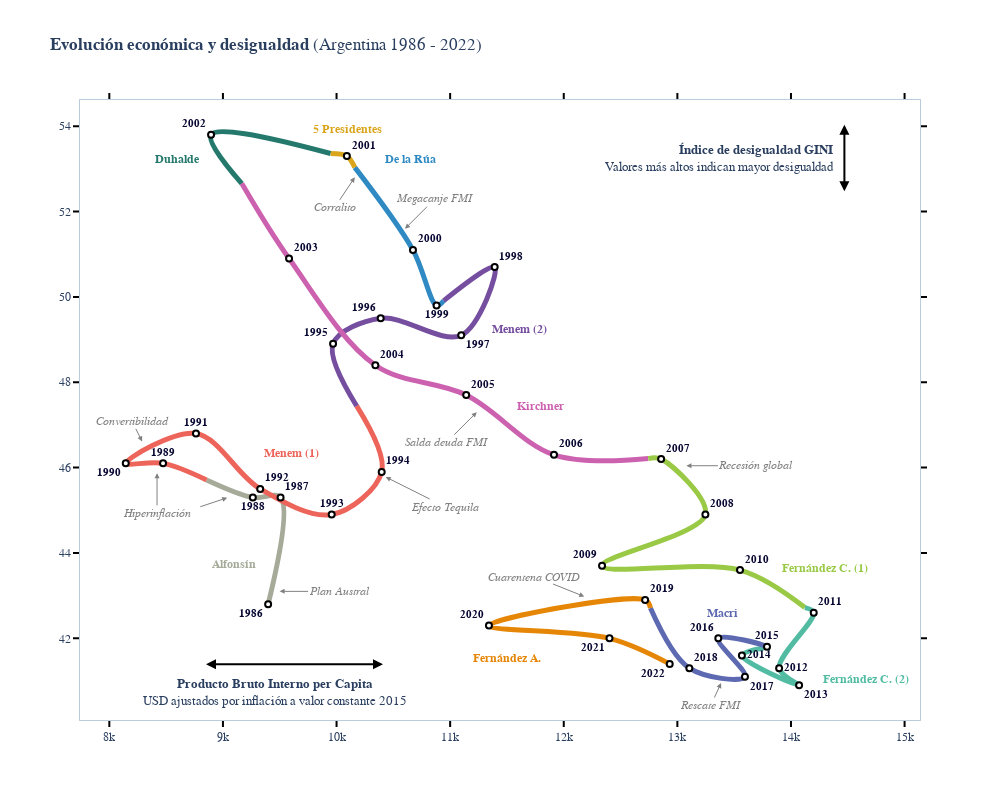

Here is the notebook cell this chart was saved with:
### Code cell
all = df

hoverinfo = ['text']
line_shape = 'spline'
line_shape_presis = 'linear'
mode = 'markers+text'
mode_presis = 'lines'
marker=dict(
    color='white',
    size=6,
    line=dict(
        color='black',
        width=2
    )
)

# Acomodo marcadores de años
years = arg.copy()
years["textposition"] = "top left"
years.loc[years.year.isin([1989, 1991, 1993, 2015]), "textposition"] = "top center"
years.loc[years.year.isin([1988, 1999]), "textposition"] = "bottom center"
years.loc[years.year.isin([1987, 1992, 1994, 1998, 2000, 2001, 2003, 2004, 2005, 2006, 2007, 2008, 2010, 2011, 2018, 2019]), "textposition"] = "top right"
years.loc[years.year.isin([1986, 1990, 2021, 2022]), "textposition"] = "bottom left"
years.loc[years.year.isin([2012, 2014]), "textposition"] = "middle right"
years.loc[years.year.isin([1997, 2013, 2017]), "textposition"] = "bottom right"
textpositions = years["textposition"].values
years = years["year"].values


showlegend=False

fig = go.Figure()

import plotly.express as px
colors = px.colors.qualitative.Vivid.copy()

presi_tail = pd.DataFrame()
for presi_key in presidentials2['president'].unique():
    presi_row = presidentials2[presidentials2.president == presi_key]
    presi_df = all.loc[(all['president'] == presi_key)].copy()

    # Agrego el último valor de una presidencia en la otra para segmentar correctamente por color
    if not presi_tail.empty:
        presi_df = pd.concat([presi_tail, presi_df])
        # presi_df = presi_tail.append(presi_df)

    presi_tail = presi_df.tail(1)

    presi_color = colors.pop()

    fig.add_trace(go.Scatter(
        x = presi_df.gdp,
        y = presi_df.gini,
        hoverinfo = hoverinfo,
        line_shape = line_shape,
        line=dict(color = presi_color, width = 5),
        mode = mode_presis,
        showlegend = showlegend
    ))

    fig.add_annotation(x=presi_row["annotation_x"].values[0], y=presi_row["annotation_y"].values[0],
        text = ("<b>%s</b>" % presi_key),
        font=dict(
            family="Helvetica, Verdana",
            size=12,
            color=presi_color
            ),
        showarrow=False,
        xref="x", yref="y",
        yshift=10)

# Con puntos
fig.add_trace(go.Scatter(
    x = arg.gdp,
    y = arg.gini,
    text = years,
    texttemplate = "<b>%{text}</b>",
    hoverinfo = hoverinfo,
    hovertemplate = "Finales de año: <b>%{text}</b><br>PBI PPP: <b>$%{x:.0f}</b><br>Gini: <b>%{y:.2f}</b><br>",
    line_shape = line_shape,
    mode = mode,
    marker = marker,
    textposition = textpositions,
    showlegend = showlegend
))

fig.update_traces(textfont = {'family': "Helvetica, Verdana", 'size': 11, 'color': "#090933"})

fig.update_layout(
    height=800,
    width=1000,
    title_text= '<b>Evolución económica y desigualdad</b> (Argentina %s - %s)' % (int(all.year.min()), int(all.year.max())),
    font=dict(
        family="Helvetica, Verdana",
        # size=18,
    ),
    paper_bgcolor='#ffffff',
    plot_bgcolor='#ffffff',
    hoverdistance=100, # Distance to show hover label of data point
    spikedistance=1000, # Distance to show spike
    xaxis=dict(
        # title= "<b>Producto Bruto Interno per Capita",
        linecolor="#BCCCDC",  # Sets color of X-axis line
        showgrid=False,  # Removes X-axis grid lines,
        showspikes=True, # Show spike line for X-axis
        # Format spike
        spikethickness=1,
        spikedash="dot",
        spikecolor="#999999",
        spikemode="across",
        mirror=True,          # Refleja las líneas en el eje opuesto
    ),
    yaxis=dict(
        # title= "<b>Índice de desigualdad GINI</b>",
        linecolor="#BCCCDC",  # Sets color of Y-axis line
        showgrid=False,  # Removes Y-axis grid lines 
        showspikes=True, # Show spike line for X-axis
        # Format spike
        spikethickness=1,
        spikedash="dot",
        spikecolor="#999999",
        spikemode="across",  
        mirror=True,          # Refleja las líneas en el eje opuesto
    ),
    legend=dict(
        # Adjust click behavior
        itemclick="toggleothers",
        itemdoubleclick="toggle",
    )
)

# Ticks en ambos lados
fig.update_layout(
    xaxis=dict(
        ticks='outside',  # Muestra las marcas hacia fuera del gráfico
        ticklen=6,        # Longitud de las marcas
        tickwidth=2,      # Ancho de las marcas
        tickcolor='black', # Color de las marcas
        mirror='ticks',   # Refleja las marcas en el eje opuesto
        # ... otras configuraciones para xaxis ...
    ),
    yaxis=dict(
        ticks='outside',  # Muestra las marcas hacia fuera del gráfico
        ticklen=6,        # Longitud de las marcas
        tickwidth=2,      # Ancho de las marcas
        tickcolor='black', # Color de las marcas
        mirror='ticks',   # Refleja las marcas en el eje opuesto
        # ... otras configuraciones para yaxis ...
    ),
    # ... otras configuraciones para fig.update_layout ...
)

# Eje vertical (Título)
# #####################
fig.add_annotation(
    xref="paper",
    yref="paper",
    x=0.9,
    y=0.935,
    align="right",
    text="<b>Índice de desigualdad GINI</b><br>Valores más altos indican mayor desigualdad",
    showarrow=False,
    font=dict(
        family="Helvetica, Verdana",
        size=13
    )
)

# Flecha vertical
fig.add_annotation(
    x=0.91,
    y=0.96,
    xref="paper",
    yref="paper",
    showarrow=True,
    arrowside="end+start",
    align="center",
    arrowhead=2,
    arrowsize=1,
    arrowwidth=2,
    arrowcolor="black",
    ax=0,
    ay=74,
    opacity=1
)

# Eje horizontal (Título)
# #######################
fig.add_annotation(
    xref="paper",
    yref="paper",
    x=0.073,
    y=0.016,
    align="center",
    text="<b>Producto Bruto Interno per Capita</b><br>USD ajustados por inflación a valor constante 2015",
    showarrow=False,
    font=dict(
        family="Helvetica, Verdana",
        size=13
    )
)

# Flecha horizontal
fig.add_annotation(
    x=0.15,
    y=0.09,
    xref="paper",
    yref="paper",
    showarrow=True,
    arrowside="end+start",
    align="center",
    arrowhead=2,
    arrowsize=1,
    arrowwidth=2,
    arrowcolor="black",
    ax=180,
    ay=0,
    opacity=1
)


# Eventos del país y mundiales

for idx, event in events.iterrows():
    # print(event)
    str_to = event.date
    floor_to = get_year_from_datestr(str_to) - 1
    percent_to = get_date_year_percentage(str_to)

    row_val = df.loc[df["year"] == floor_to].copy()
    row_val_next_year = df.loc[df["year"] == (floor_to+1)].copy()

    # print(row_val.year.values[0], row_val.gdp.values[0], row_val.gini.values[0])

    # print(event.date, row_val.gdp.values[0] + (row_val_next_year.gdp.values[0] - row_val.gdp.values[0]) * percent_to, row_val.gini.values[0] + (row_val_next_year.gini.values[0] - row_val.gini.values[0]) * percent_to)

    # events.iloc[idx]scope = "uto"

    fig.add_annotation(
        x = row_val.gdp.values[0] + (row_val_next_year.gdp.values[0] - row_val.gdp.values[0]) * percent_to ,
        y = row_val.gini.values[0] + (row_val_next_year.gini.values[0] - row_val.gini.values[0]) * percent_to,
        text = ('<i>%s</i>' %event.event_name),
        font=dict(
            family="Helvetica, Verdana",
            size=12,
            color= "grey"
            ),
        showarrow=True,
        # arrowside="end",
        align="center",
        arrowhead=2,
        arrowsize=1,
        arrowwidth=1,
        arrowcolor="grey",
        ax = event.ax,
        ay = event.ay,
        xref="x", 
        yref="y",
        xshift=event.xshift,
        yshift=event.yshift
        )


fig.show(config={"displayModeBar": False, "showTips": False}) # Remove floating menu and unnecesary dialog box

### Figure 1 — Plotly figure (JSON) as saved in the notebook; plotly's stock layout.template omitted (floating-point values rounded to 4 significant figures)
{"data": [{"hoverinfo": ["text"], "line": {"color": "rgb(165, 170, 153)", "shape": "spline", "width": 5}, "mode": "lines", "showlegend": false, "textfont": {"color": "#090933", "family": "Helvetica, Verdana", "size": 11}, "type": "scatter", "x": [9398.0, 9507.0, 9263.0, 8856.0], "y": [42.8, 45.3, 45.3, 45.71]}, {"hoverinfo": ["text"], "line": {"color": "rgb(237, 100, 90)", "shape": "spline", "width": 5}, "mode": "lines", "showlegend": false, "textfont": {"color": "#090933", "family": "Helvetica, Verdana", "size": 11}, "type": "scatter", "x": [8856.0, 8473.0, 8144.0, 8763.0, 9328.0, 9957.0, 10400.0, 10180.0], "y": [45.71, 46.1, 46.1, 46.8, 45.5, 44.9, 45.9, 47.45]}, {"hoverinfo": ["text"], "line": {"color": "rgb(118, 78, 159)", "shape": "spline", "width": 5}, "mode": "lines", "showlegend": false, "textfont": {"color": "#090933", "family": "Helvetica, Verdana", "size": 11}, "type": "scatter", "x": [10180.0, 9969.0, 10390.0, 11100.0, 11390.0, 10940.0], "y": [47.45, 48.9, 49.5, 49.1, 50.7, 49.91]}, {"hoverinfo": ["text"], "line": {"color": "rgb(47, 138, 196)", "shape": "spline", "width": 5}, "mode": "lines", "showlegend": false, "textfont": {"color": "#090933", "family": "Helvetica, Verdana", "size": 11}, "type": "scatter", "x": [10940.0, 10880.0, 10670.0, 10160.0], "y": [49.91, 49.8, 51.1, 53.04]}, {"hoverinfo": ["text"], "line": {"color": "rgb(218, 165, 27)", "shape": "spline", "width": 5}, "mode": "lines", "showlegend": false, "textfont": {"color": "#090933", "family": "Helvetica, Verdana", "size": 11}, "type": "scatter", "x": [10160.0, 10090.0, 9947.0], "y": [53.04, 53.3, 53.36]}, {"hoverinfo": ["text"], "line": {"color": "rgb(36, 121, 108)", "shape": "spline", "width": 5}, "mode": "lines", "showlegend": false, "textfont": {"color": "#090933", "family": "Helvetica, Verdana", "size": 11}, "type": "scatter", "x": [9947.0, 8895.0, 9166.0], "y": [53.36, 53.8, 52.66]}, {"hoverinfo": ["text"], "line": {"color": "rgb(204, 97, 176)", "shape": "spline", "width": 5}, "mode": "lines", "showlegend": false, "textfont": {"color": "#090933", "family": "Helvetica, Verdana", "size": 11}, "type": "scatter", "x": [9166.0, 9582.0, 10340.0, 11140.0, 11910.0, 12740.0], "y": [52.66, 50.9, 48.4, 47.7, 46.3, 46.21]}, {"hoverinfo": ["text"], "line": {"color": "rgb(153, 201, 69)", "shape": "spline", "width": 5}, "mode": "lines", "showlegend": false, "textfont": {"color": "#090933", "family": "Helvetica, Verdana", "size": 11}, "type": "scatter", "x": [12740.0, 12860.0, 13250.0, 12340.0, 13550.0, 14120.0], "y": [46.21, 46.2, 44.9, 43.7, 43.6, 42.72]}, {"hoverinfo": ["text"], "line": {"color": "rgb(82, 188, 163)", "shape": "spline", "width": 5}, "mode": "lines", "showlegend": false, "textfont": {"color": "#090933", "family": "Helvetica, Verdana", "size": 11}, "type": "scatter", "x": [14120.0, 14200.0, 13900.0, 14070.0, 13570.0, 13760.0], "y": [42.72, 42.6, 41.3, 40.9, 41.6, 41.78]}, {"hoverinfo": ["text"], "line": {"color": "rgb(93, 105, 177)", "shape": "spline", "width": 5}, "mode": "lines", "showlegend": false, "textfont": {"color": "#090933", "family": "Helvetica, Verdana", "size": 11}, "type": "scatter", "x": [13760.0, 13790.0, 13360.0, 13600.0, 13110.0, 12760.0], "y": [41.78, 41.8, 42, 41.1, 41.3, 42.71]}, {"hoverinfo": ["text"], "line": {"color": "rgb(229, 134, 6)", "shape": "spline", "width": 5}, "mode": "lines", "showlegend": false, "textfont": {"color": "#090933", "family": "Helvetica, Verdana", "size": 11}, "type": "scatter", "x": [12760.0, 12720.0, 11340.0, 12400.0, 12930.0], "y": [42.71, 42.9, 42.3, 42, 41.4]}, {"hoverinfo": ["text"], "hovertemplate": "Finales de año: <b>%{text}</b><br>PBI PPP: <b>$%{x:.0f}</b><br>Gini: <b>%{y:.2f}</b><br>", "line": {"shape": "spline"}, "marker": {"color": "white", "line": {"color": "black", "width": 2}, "size": 6}, "mode": "markers+text", "showlegend": false, "text": [1986, 1987, 1988, 1989, 1990, 1991, 1992, 1993, 1994, 1995, 1996, 1997, 1998, 1999, 2000, 2001, 2002, 2003, 2004, 2005, 2006, 2007, 2008, 2009, 2010, 2011, 2012, 2013, 2014, 2015, 2016, 2017, 2018, 2019, 2020, 2021, 2022], "textfont": {"color": "#090933", "family": "Helvetica, Verdana", "size": 11}, "textposition": ["bottom left", "top right", "bottom center", "top center", "bottom left", "top center", "top right", "top center", "top right", "top left", "top left", "bottom right", "top right", "bottom center", "top right", "top right", "top left", "top right", "top right", "top right", "top right", "top right", "top right", "top left", "top right", "top right", "middle right", "bottom right", "middle right", "top center", "top left", "bottom right", "top right", "top right", "top left", "bottom left", "bottom left"], "texttemplate": "<b>%{text}</b>", "type": "scatter", "x": [9398.0, 9507.0, 9263.0, 8473.0, 8144.0, 8763.0, 9328.0, 9957.0, 10400.0, 9969.0, 10390.0, 11100.0, 11390.0, 10880.0, 10670.0, 10090.0, 8895.0, 9582.0, 10340.0, 11140.0, 11910.0, 12860.0, 13250.0, 12340.0, 13550.0, 14200.0, 13900.0, 14070.0, 13570.0, 13790.0, 13360.0, 13600.0, 13110.0, 12720.0, 11340.0, 12400.0, 12930.0], "y": [42.8, 45.3, 45.3, 46.1, 46.1, 46.8, 45.5, 44.9, 45.9, 48.9, 49.5, 49.1, 50.7, 49.8, 51.1, 53.3, 53.8, 50.9, 48.4, 47.7, 46.3, 46.2, 44.9, 43.7, 43.6, 42.6, 41.3, 40.9, 41.6, 41.8, 42, 41.1, 41.3, 42.9, 42.3, 42, 41.4]}], "layout": {"annotations": [{"font": {"color": "rgb(165, 170, 153)", "family": "Helvetica, Verdana", "size": 12}, "showarrow": false, "text": "<b>Alfonsín</b>", "x": 9100, "xref": "x", "y": 43.5, "yref": "y", "yshift": 10}, {"font": {"color": "rgb(237, 100, 90)", "family": "Helvetica, Verdana", "size": 12}, "showarrow": false, "text": "<b>Menem (1)</b>", "x": 9600, "xref": "x", "y": 46.1, "yref": "y", "yshift": 10}, {"font": {"color": "rgb(118, 78, 159)", "family": "Helvetica, Verdana", "size": 12}, "showarrow": false, "text": "<b>Menem (2)</b>", "x": 11610, "xref": "x", "y": 49, "yref": "y", "yshift": 10}, {"font": {"color": "rgb(47, 138, 196)", "family": "Helvetica, Verdana", "size": 12}, "showarrow": false, "text": "<b>De la Rúa</b>", "x": 10650, "xref": "x", "y": 53, "yref": "y", "yshift": 10}, {"font": {"color": "rgb(218, 165, 27)", "family": "Helvetica, Verdana", "size": 12}, "showarrow": false, "text": "<b>5 Presidentes</b>", "x": 10100, "xref": "x", "y": 53.7, "yref": "y", "yshift": 10}, {"font": {"color": "rgb(36, 121, 108)", "family": "Helvetica, Verdana", "size": 12}, "showarrow": false, "text": "<b>Duhalde</b>", "x": 8600, "xref": "x", "y": 53, "yref": "y", "yshift": 10}, {"font": {"color": "rgb(204, 97, 176)", "family": "Helvetica, Verdana", "size": 12}, "showarrow": false, "text": "<b>Kirchner</b>", "x": 11800, "xref": "x", "y": 47.2, "yref": "y", "yshift": 10}, {"font": {"color": "rgb(153, 201, 69)", "family": "Helvetica, Verdana", "size": 12}, "showarrow": false, "text": "<b>Fernández C. (1)</b>", "x": 14300, "xref": "x", "y": 43.4, "yref": "y", "yshift": 10}, {"font": {"color": "rgb(82, 188, 163)", "family": "Helvetica, Verdana", "size": 12}, "showarrow": false, "text": "<b>Fernández C. (2)   </b>", "x": 14700, "xref": "x", "y": 40.8, "yref": "y", "yshift": 10}, {"font": {"color": "rgb(93, 105, 177)", "family": "Helvetica, Verdana", "size": 12}, "showarrow": false, "text": "<b>Macri</b>", "x": 13400, "xref": "x", "y": 42.35, "yref": "y", "yshift": 10}, {"font": {"color": "rgb(229, 134, 6)", "family": "Helvetica, Verdana", "size": 12}, "showarrow": false, "text": "<b>Fernández A.</b>", "x": 11500, "xref": "x", "y": 41.3, "yref": "y", "yshift": 10}, {"align": "right", "font": {"family": "Helvetica, Verdana", "size": 13}, "showarrow": false, "text": "<b>Índice de desigualdad GINI</b><br>Valores más altos indican mayor desigualdad", "x": 0.9, "xref": "paper", "y": 0.935, "yref": "paper"}, {"align": "center", "arrowcolor": "black", "arrowhead": 2, "arrowside": "end+start", "arrowsize": 1, "arrowwidth": 2, "ax": 0, "ay": 74, "opacity": 1, "showarrow": true, "x": 0.91, "xref": "paper", "y": 0.96, "yref": "paper"}, {"align": "center", "font": {"family": "Helvetica, Verdana", "size": 13}, "showarrow": false, "text": "<b>Producto Bruto Interno per Capita</b><br>USD ajustados por inflación a valor constante 2015", "x": 0.073, "xref": "paper", "y": 0.016, "yref": "paper"}, {"align": "center", "arrowcolor": "black", "arrowhead": 2, "arrowside": "end+start", "arrowsize": 1, "arrowwidth": 2, "ax": 180, "ay": 0, "opacity": 1, "showarrow": true, "x": 0.15, "xref": "paper", "y": 0.09, "yref": "paper"}, {"align": "center", "arrowcolor": "grey", "arrowhead": 2, "arrowsize": 1, "arrowwidth": 1, "ax": 60, "ay": 0, "font": {"color": "grey", "family": "Helvetica, Verdana", "size": 12}, "showarrow": true, "text": "<i>Plan Austral</i>", "x": 9411.0, "xref": "x", "xshift": 10, "y": 43.1, "yref": "y", "yshift": 0}, {"align": "center", "arrowcolor": "grey", "arrowhead": 2, "arrowsize": 1, "arrowwidth": 1, "ax": -30, "ay": 10, "font": {"color": "grey", "family": "Helvetica, Verdana", "size": 12}, "showarrow": true, "text": "<i> </i>", "x": 9038.0, "xref": "x", "xshift": 0, "y": 45.53, "yref": "y", "yshift": -10}, {"align": "center", "arrowcolor": "grey", "arrowhead": 2, "arrowsize": 1, "arrowwidth": 1, "ax": 0, "ay": 40, "font": {"color": "grey", "family": "Helvetica, Verdana", "size": 12}, "showarrow": true, "text": "<i>Hiperinflación</i>", "x": 8420.0, "xref": "x", "xshift": 0, "y": 46.1, "yref": "y", "yshift": -10}, {"align": "center", "arrowcolor": "grey", "arrowhead": 2, "arrowsize": 1, "arrowwidth": 1, "ax": -10, "ay": -20, "font": {"color": "grey", "family": "Helvetica, Verdana", "size": 12}, "showarrow": true, "text": "<i>Convertibilidad</i>", "x": 8288.0, "xref": "x", "xshift": 0, "y": 46.26, "yref": "y", "yshift": 15}, {"align": "center", "arrowcolor": "grey", "arrowhead": 2, "arrowsize": 1, "arrowwidth": 1, "ax": 60, "ay": 30, "font": {"color": "grey", "family": "Helvetica, Verdana", "size": 12}, "showarrow": true, "text": "<i>Efecto Tequila</i>", "x": 10340.0, "xref": "x", "xshift": 10, "y": 45.78, "yref": "y", "yshift": 0}, {"align": "center", "arrowcolor": "grey", "arrowhead": 2, "arrowsize": 1, "arrowwidth": 1, "ax": 30, "ay": -30, "font": {"color": "grey", "family": "Helvetica, Verdana", "size": 12}, "showarrow": true, "text": "<i>Megacanje FMI</i>", "x": 10600.0, "xref": "x", "xshift": 0, "y": 51.36, "yref": "y", "yshift": 10}, {"align": "center", "arrowcolor": "grey", "arrowhead": 2, "arrowsize": 1, "arrowwidth": 1, "ax": -20, "ay": 30, "font": {"color": "grey", "family": "Helvetica, Verdana", "size": 12}, "showarrow": true, "text": "<i>Corralito</i>", "x": 10160.0, "xref": "x", "xshift": 0, "y": 53.04, "yref": "y", "yshift": -10}, {"align": "center", "arrowcolor": "grey", "arrowhead": 2, "arrowsize": 1, "arrowwidth": 1, "ax": -30, "ay": 30, "font": {"color": "grey", "family": "Helvetica, Verdana", "size": 12}, "showarrow": true, "text": "<i>Salda deuda FMI</i>", "x": 11230.0, "xref": "x", "xshift": 0, "y": 47.53, "yref": "y", "yshift": -10}, {"align": "center", "arrowcolor": "grey", "arrowhead": 2, "arrowsize": 1, "arrowwidth": 1, "ax": 70, "ay": 0, "font": {"color": "grey", "family": "Helvetica, Verdana", "size": 12}, "showarrow": true, "text": "<i>Recesión global</i>", "x": 12900.0, "xref": "x", "xshift": 20, "y": 46.04, "yref": "y", "yshift": 0}, {"align": "center", "arrowcolor": "grey", "arrowhead": 2, "arrowsize": 1, "arrowwidth": 1, "ax": -10, "ay": 22, "font": {"color": "grey", "family": "Helvetica, Verdana", "size": 12}, "showarrow": true, "text": "<i>Rescate FMI</i>", "x": 13380.0, "xref": "x", "xshift": 0, "y": 41.19, "yref": "y", "yshift": -10}, {"align": "center", "arrowcolor": "grey", "arrowhead": 2, "arrowsize": 1, "arrowwidth": 1, "ax": -50, "ay": -20, "font": {"color": "grey", "family": "Helvetica, Verdana", "size": 12}, "showarrow": true, "text": "<i>Cuarentena COVID</i>", "x": 12090.0, "xref": "x", "xshift": 10, "y": 42.63, "yref": "y", "yshift": 15}], "font": {"family": "Helvetica, Verdana"}, "height": 800, "hoverdistance": 100, "legend": {"itemclick": "toggleothers", "itemdoubleclick": "toggle"}, "paper_bgcolor": "#ffffff", "plot_bgcolor": "#ffffff", "spikedistance": 1000, "title": {"text": "<b>Evolución económica y desigualdad</b> (Argentina 1986 - 2022)"}, "width": 1000, "xaxis": {"linecolor": "#BCCCDC", "mirror": "ticks", "showgrid": false, "showspikes": true, "spikecolor": "#999999", "spikedash": "dot", "spikemode": "across", "spikethickness": 1, "tickcolor": "black", "ticklen": 6, "ticks": "outside", "tickwidth": 2}, "yaxis": {"linecolor": "#BCCCDC", "mirror": "ticks", "showgrid": false, "showspikes": true, "spikecolor": "#999999", "spikedash": "dot", "spikemode": "across", "spikethickness": 1, "tickcolor": "black", "ticklen": 6, "ticks": "outside", "tickwidth": 2}}}
